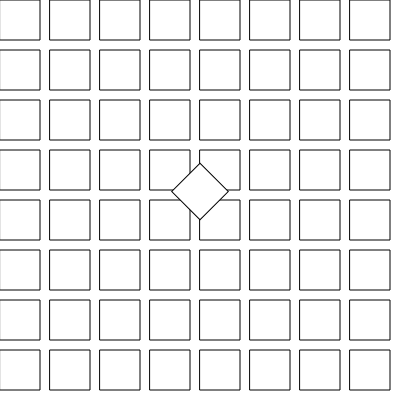
Frame 1 (no input)
Frame 60 (no input): identical to frame 1, image omitted
Frame 120 (the mouse pressed at the canvas centre since frame 60): identical to frame 1, image omitted

The p5.js sketch that drew this single still picture (run headless with seeded random() and noise() and a simulated clock; from frame 60 on, the mouse is pressed at the canvas centre):

// p5.js sketch
// ── sketch.js
function setup() {

  createCanvas(400, 400);
}

function draw() {
  background(255);
  for (let i = 0; i < 8; i++) {
    for(let j = 0;j <8;j++){
  console.log(i);
      rect(i*50, j*50, 40, 40);
    }
}
  translate(width/2,height/2);
  rotate(PI/4.0);
  rect(-26,-26,40,40);
}
